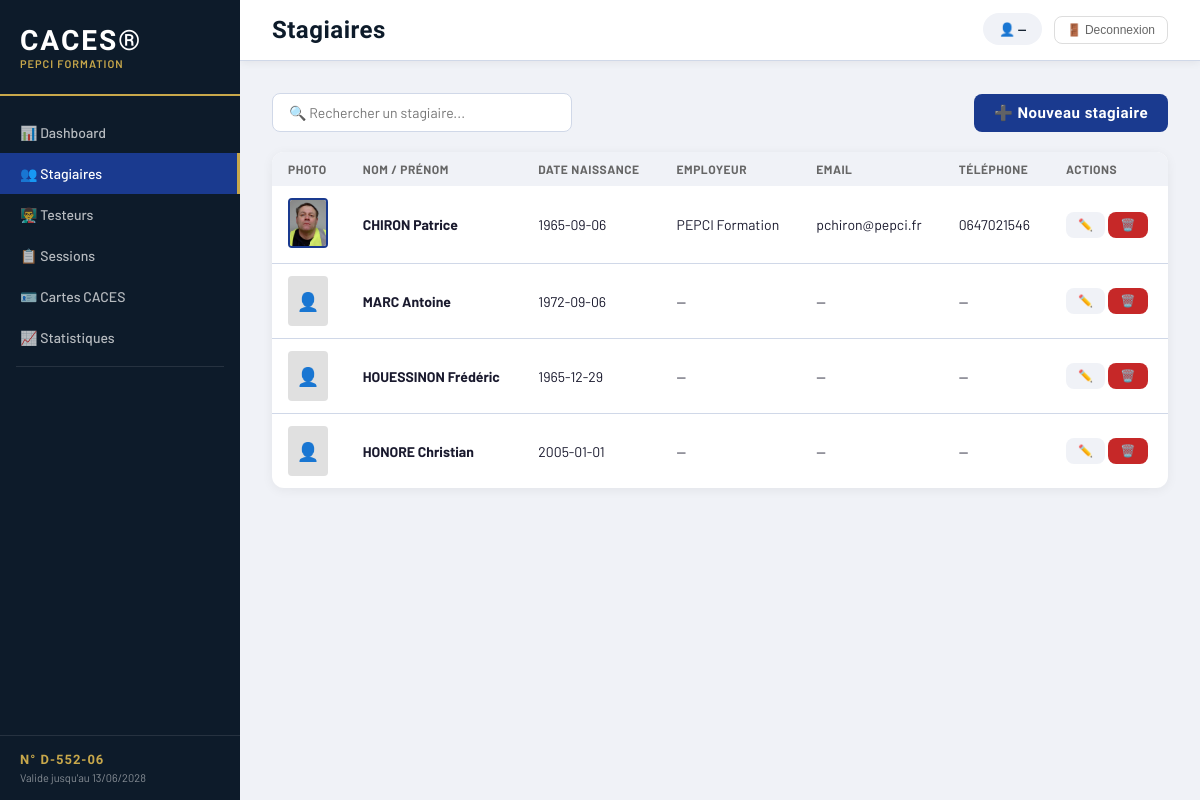
The app's page /stagiaires with its own data.
### app/models/stagiaire.py (models this page shows)
class Stagiaire(Base):
    __tablename__ = "stagiaires"
    id = Column(Integer, primary_key=True, index=True)
    nom = Column(String(100), nullable=False)
    prenom = Column(String(100), nullable=False)
    date_naissance = Column(Date, nullable=False)
    email = Column(String(200), nullable=True)
    telephone = Column(String(20), nullable=True)
    employeur = Column(String(200), nullable=True)
    photo = Column(String(500), nullable=True)
    note = Column(Text, nullable=True)
    date_creation = Column(DateTime, default=datetime.utcnow)
    actif = Column(Integer, default=1)

### app/routers/stagiaires.py (the view)
@router.get("/", response_model=list[StagiaireResponse])
def liste_stagiaires(db: Session = Depends(get_db)):
    return db.query(Stagiaire).filter(Stagiaire.actif == 1).all()

### templates/stagiaires.html (shortened to what this page needs)
{% extends "base.html" %}
{% block title %}Stagiaires{% endblock %}
{% block content %}
<div class="toolbar">
    <div class="toolbar-left">
        <input type="text" id="search" placeholder="🔍 Rechercher un stagiaire..." class="search-input" onkeyup="filtrer()">
    </div>
    <div class="toolbar-right">
        <button class="btn btn-primary" onclick="ouvrirFormulaire()">➕ Nouveau stagiaire</button>
    </div>
</div>
<div class="card" style="margin-top: 20px;">
    <table class="table" id="tableau">
        <thead>
            <tr>
                <th>Photo</th>
                <th>Nom / Prénom</th>
                <th>Date naissance</th>
                <th>Employeur</th>
                <th>Email</th>
                <th>Téléphone</th>
                <th>Actions</th>
            </tr>
        </thead>
        <tbody id="tbody">
            {% for s in stagiaires %}
            <tr>
                <td>
                    {% if s.photo %}
                        <img src="{{ s.photo }}" style="width:40px; height:50px; object-fit:cover; border-radius:4px; border:2px solid #1a3a8f;">
                    {% else %}
                        <div style="width:40px; height:50px; background:#e0e0e0; border-radius:4px; display:flex; align-items:center; justify-content:center; font-size:18px;">👤</div>
                    {% endif %}
                </td>
                <td><strong>{{ s.nom }} {{ s.prenom }}</strong></td>
                <td>{{ s.date_naissance }}</td>
                <td>{{ s.employeur or '—' }}</td>
                <td>{{ s.email or '—' }}</td>
                <td>{{ s.telephone or '—' }}</td>
                <td>
                    <button class="btn btn-secondary" style="padding:6px 12px; font-size:12px;" onclick="editer({{ s.id }}, '{{ s.nom }}', '{{ s.prenom }}', '{{ s.date_naissance }}', '{{ s.email or '' }}', '{{ s.telephone or '' }}', '{{ s.employeur or '' }}', '{{ s.note or '' }}')">✏️</button>
                    <button class="btn btn-danger" style="padding:6px 12px; font-size:12px;" onclick="archiver({{ s.id }}, '{{ s.nom }} {{ s.prenom }}')">🗑️</button>
                </td>
            </tr>
            {% endfor %}
        </tbody>
    </table>
</div>
{% endblock %}

### static/style.css (style rules this page uses)
:root { --blue: #1a3a8f; --blue-light: #2350c8; --dark: #0d1b2a; --gold: #c8a84b; --green: #2e7d32; --orange: #e65100; --red: #c62828; --gray: #f0f2f7; --border: #d0d8e8; --text: #1a1a2e; --sidebar-width: 240px; }
* { box-sizing: border-box; margin: 0; padding: 0; }
body { font-family: 'Barlow', sans-serif; background: var(--gray); color: var(--text); display: flex; min-height: 100vh; }
.card { background: white; border-radius: 12px; box-shadow: 0 2px 12px rgba(0,0,0,0.06); overflow: hidden; }
.table { width: 100%; border-collapse: collapse; font-size: 14px; }
.table th { background: var(--gray); padding: 10px 16px; text-align: left; font-size: 12px; font-weight: 700; text-transform: uppercase; letter-spacing: 0.5px; color: #666; }
.table td { padding: 12px 16px; border-bottom: 1px solid var(--border); }
.table tr:last-child td { border-bottom: none; }
.btn { padding: 10px 20px; border: none; border-radius: 8px; font-family: 'Barlow Condensed', sans-serif; font-size: 15px; font-weight: 700; letter-spacing: 0.5px; cursor: pointer; text-decoration: none; display: inline-flex; align-items: center; gap: 8px; transition: all 0.2s; }
.btn-primary { background: var(--blue); color: white; }
.btn-danger { background: var(--red); color: white; }
.btn-secondary { background: var(--gray); color: var(--dark); }
.toolbar { display: flex; justify-content: space-between; align-items: center; margin-bottom: 8px; }
.search-input { padding: 10px 16px; border: 1.5px solid var(--border); border-radius: 8px; font-family: 'Barlow', sans-serif; font-size: 14px; width: 300px; background: white; }

### records on screen
Stagiaire: photo (picture), nom "CHIRON", prenom "Patrice", date_naissance "1965-09-06", employeur "PEPCI Formation", email "pchiron@pepci.fr", telephone "0647021546"
Stagiaire: nom "MARC", prenom "Antoine", date_naissance "1972-09-06", employeur "—", email "—", telephone "—"
Stagiaire: nom "HOUESSINON", prenom "Frédéric", date_naissance "1965-12-29", employeur "—", email "—", telephone "—"
Stagiaire: nom "HONORE", prenom "Christian", date_naissance "2005-01-01", employeur "—", email "—", telephone "—"
